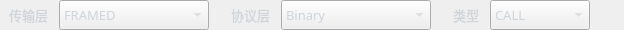
        <widget class="QWidget" name="horizontalWidget_2c" native="true">
         <property name="minimumSize">
          <size>
           <width>0</width>
           <height>30</height>
          </size>
         </property>
         <property name="maximumSize">
          <size>
           <width>16777215</width>
           <height>30</height>
          </size>
         </property>
         <property name="font">
          <font>
           <stylestrategy>PreferAntialias</stylestrategy>
          </font>
         </property>
         <property name="styleSheet">
          <string notr="true"/>
         </property>
         <layout class="QHBoxLayout" name="horizontalLayout_9">
          <property name="spacing">
           <number>5</number>
          </property>
          <property name="leftMargin">
           <number>9</number>
          </property>
          <property name="topMargin">
           <number>0</number>
          </property>
          <property name="rightMargin">
           <number>0</number>
          </property>
          <property name="bottomMargin">
           <number>0</number>
          </property>
          <item>
           <widget class="QLabel" name="label_5">
            <property name="minimumSize">
             <size>
              <width>45</width>
              <height>30</height>
             </size>
            </property>
            <property name="maximumSize">
             <size>
              <width>45</width>
              <height>30</height>
             </size>
            </property>
            <property name="font">
             <font>
              <family>OPPOSans B</family>
              <pointsize>10</pointsize>
              <stylestrategy>PreferAntialias</stylestrategy>
             </font>
            </property>
            <property name="styleSheet">
             <string notr="true">color:#ced4da;</string>
            </property>
            <property name="text">
             <string>传输层</string>
            </property>
           </widget>
          </item>
          <item>
           <widget class="QComboBox" name="comboBox_transport">
            <property name="minimumSize">
             <size>
              <width>150</width>
              <height>30</height>
             </size>
            </property>
            <property name="maximumSize">
             <size>
              <width>150</width>
              <height>30</height>
             </size>
            </property>
            <property name="font">
             <font>
              <family>OPPOSans B</family>
              <pointsize>10</pointsize>
              <weight>50</weight>
              <italic>false</italic>
              <bold>false</bold>
              <stylestrategy>PreferAntialias</stylestrategy>
             </font>
            </property>
            <property name="styleSheet">
             <string notr="true">color:#ced4da;</string>
            </property>
            <item>
             <property name="text">
              <string>FRAMED</string>
             </property>
            </item>
            <item>
             <property name="text">
              <string>HTTP</string>
             </property>
            </item>
            <item>
             <property name="text">
              <string>HTTPS</string>
             </property>
            </item>
            <item>
             <property name="text">
              <string>BUFFERED</string>
             </property>
            </item>
           </widget>
          </item>
          <item>
           <spacer name="horizontalSpacer_35">
            <property name="font">
             <font>
              <stylestrategy>PreferAntialias</stylestrategy>
             </font>
            </property>
            <property name="orientation">
             <enum>Qt::Horizontal</enum>
            </property>
            <property name="sizeType">
             <enum>QSizePolicy::Fixed</enum>
            </property>
            <property name="sizeHint" stdset="0">
             <size>
              <width>17</width>
              <height>27</height>
             </size>
            </property>
           </spacer>
          </item>
          <item>
           <widget class="QLabel" name="label_8">
            <property name="minimumSize">
             <size>
              <width>45</width>
              <height>30</height>
             </size>
            </property>
            <property name="maximumSize">
             <size>
              <width>45</width>
              <height>30</height>
             </size>
            </property>
            <property name="font">
             <font>
              <family>OPPOSans B</family>
              <pointsize>10</pointsize>
              <stylestrategy>PreferAntialias</stylestrategy>
             </font>
            </property>
            <property name="styleSheet">
             <string notr="true">color:#ced4da;</string>
            </property>
            <property name="text">
             <string>协议层</string>
            </property>
           </widget>
          </item>
          <item>
           <widget class="QComboBox" name="comboBox_protocol">
            <property name="sizePolicy">
             <sizepolicy hsizetype="Expanding" vsizetype="Fixed">
              <horstretch>0</horstretch>
              <verstretch>0</verstretch>
             </sizepolicy>
            </property>
            <property name="minimumSize">
             <size>
              <width>150</width>
              <height>30</height>
             </size>
            </property>
            <property name="maximumSize">
             <size>
              <width>150</width>
              <height>30</height>
             </size>
            </property>
            <property name="font">
             <font>
              <family>OPPOSans B</family>
              <pointsize>10</pointsize>
              <weight>50</weight>
              <italic>false</italic>
              <bold>false</bold>
              <stylestrategy>PreferAntialias</stylestrategy>
             </font>
            </property>
            <property name="styleSheet">
             <string notr="true">color:#ced4da;</string>
            </property>
            <item>
             <property name="text">
              <string>Binary</string>
             </property>
            </item>
           </widget>
          </item>
          <item>
           <spacer name="horizontalSpacer_36">
            <property name="font">
             <font>
              <stylestrategy>PreferAntialias</stylestrategy>
             </font>
            </property>
            <property name="orientation">
             <enum>Qt::Horizontal</enum>
            </property>
            <property name="sizeType">
             <enum>QSizePolicy::Fixed</enum>
            </property>
            <property name="sizeHint" stdset="0">
             <size>
              <width>17</width>
              <height>27</height>
             </size>
            </property>
           </spacer>
          </item>
          <item>
           <widget class="QLabel" name="label_9">
            <property name="minimumSize">
             <size>
              <width>32</width>
              <height>30</height>
             </size>
            </property>
            <property name="maximumSize">
             <size>
              <width>32</width>
              <height>30</height>
             </size>
            </property>
            <property name="font">
             <font>
              <family>OPPOSans B</family>
              <pointsize>10</pointsize>
              <stylestrategy>PreferAntialias</stylestrategy>
             </font>
            </property>
            <property name="styleSheet">
             <string notr="true">color:#ced4da;</string>
            </property>
            <property name="text">
             <string>类型</string>
            </property>
           </widget>
          </item>
          <item>
           <widget class="QComboBox" name="comboBox_reqType">
            <property name="minimumSize">
             <size>
              <width>100</width>
              <height>30</height>
             </size>
            </property>
            <property name="maximumSize">
             <size>
              <width>16777215</width>
              <height>30</height>
             </size>
            </property>
            <property name="font">
             <font>
              <family>OPPOSans B</family>
              <pointsize>10</pointsize>
              <weight>50</weight>
              <italic>false</italic>
              <bold>false</bold>
              <stylestrategy>PreferAntialias</stylestrategy>
             </font>
            </property>
            <property name="styleSheet">
             <string notr="true">color:#ced4da;</string>
            </property>
            <property name="editable">
             <bool>false</bool>
            </property>
            <item>
             <property name="text">
              <string>CALL</string>
             </property>
            </item>
            <item>
             <property name="text">
              <string>ONEWAY</string>
             </property>
            </item>
           </widget>
          </item>
          <item>
           <widget class="QWidget" name="widget_11" native="true">
            <property name="minimumSize">
             <size>
              <width>0</width>
              <height>40</height>
             </size>
            </property>
            <property name="maximumSize">
             <size>
              <width>16777215</width>
              <height>40</height>
             </size>
            </property>
            <layout class="QHBoxLayout" name="horizontalLayout_22">
             <property name="leftMargin">
              <number>9</number>
             </property>
             <property name="topMargin">
              <number>0</number>
             </property>
             <property name="rightMargin">
              <number>0</number>
             </property>
             <property name="bottomMargin">
              <number>0</number>
             </property>
            </layout>
           </widget>
          </item>
          <item>
           <spacer name="horizontalSpacer_9">
            <property name="font">
             <font>
              <stylestrategy>PreferAntialias</stylestrategy>
             </font>
            </property>
            <property name="orientation">
             <enum>Qt::Horizontal</enum>
            </property>
            <property name="sizeType">
             <enum>QSizePolicy::Expanding</enum>
            </property>
            <property name="sizeHint" stdset="0">
             <size>
              <width>20</width>
              <height>20</height>
             </size>
            </property>
           </spacer>
          </item>
         </layout>
        </widget>
